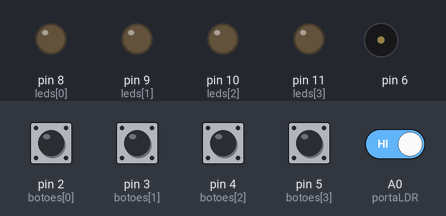
This sketch was run on a simulated Arduino Uno, built with avr-gcc and run on an emulated ATmega328P. Shown: output pins drawn as LEDs (lit = HIGH), buzzer (waves = sounding). Dashed ring = blinking. The inputs (shaded band) are chosen by the test bench; at power-on: A0 (portaLDR) HIGH, pin 2 (botoes[0]), pin 3 (botoes[1]), pin 4 (botoes[2]), pin 5 (botoes[3]) LOW. Random numbers use the default seed unless the sketch sets one; pins used as bus, display or sensor lines are not drawn.

Above: at 1.2 s.
1.3 s: A0 (portaLDR) driven LOW
At 1.45 s:
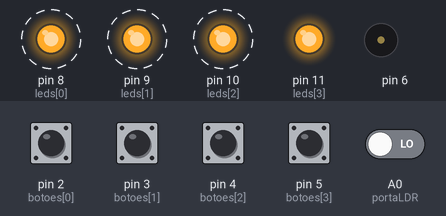
4.3 s: pin 5 (botoes[3]) pulled HIGH for 0.15 s
At 6.0 s:
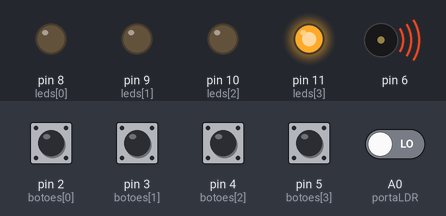
7.4 s: pin 2 (botoes[0]) pulled HIGH for 0.15 s
At 7.55 s:
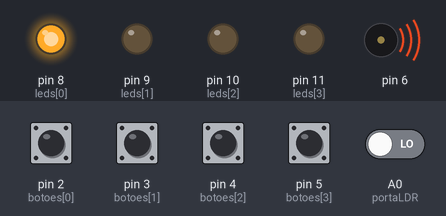
12.2 s: A0 (portaLDR) driven HIGH
Timing chart, 0 to 14.7 s (numbered marks = the images above; inputs shaded):
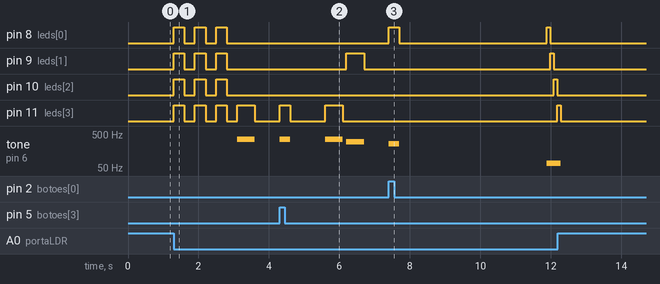

Measured:
- after the input at 1.3 s, pin 8 (leds[0]), pin 9 (leds[1]), pin 10 (leds[2]): alternates HIGH for 0.30 s and LOW for 0.30 s, 6 changes in all, then stays LOW, starting at once; pin 11 (leds[3]): goes 3 × (HIGH 0.30 s, LOW 0.30 s), HIGH 0.50 s, then LOW, starting at once; tone on pin 6: silent → 349 Hz after 1.8 s, → silent 0.50 s later
- after the input at 4.3 s, pin 9 (leds[1]): LOW → HIGH after 1.9 s, → LOW 0.50 s later; pin 11 (leds[3]): LOW → HIGH at once, → LOW 0.30 s later, → HIGH 1.0 s later, → LOW 0.50 s later; tone on pin 6: plays 349 Hz for 0.30 s, 349 Hz for 0.50 s, 294 Hz for 0.50 s, starting at once
- after the input at 7.4 s, pin 8 (leds[0]): LOW → HIGH at once, → LOW 0.30 s later, → HIGH 4.2 s later, → LOW 0.10 s later; pin 9 (leds[1]): LOW → HIGH after 4.6 s, → LOW 0.10 s later

The sketch:

genius.ino
```cpp
//Notas
#define c 261
#define d 294
#define e 329
#define f 349
#define g 391
#define gS 415
#define a 440
#define aS 455
#define b 466
#define cH 523
#define cSH 554
#define dH 587
#define dSH 622
#define eH 659
#define fH 698
#define fSH 740
#define gH 784
#define gSH 830
#define aH 880

//Portas
int sequencia[32] = {};
int leds[4] = { 8, 9, 10, 11 };
int botoes[4] = { 2, 3, 4, 5 };
int portaLDR = A0;

//Variáveis
int tons[4] = {262, 294, 330, 349};
int rodada = 0;
int passo = 0;
int botao_pressionado = 0;
bool game_over = false;
int sensorValue = 0;
bool playMarch = true;
int ldr;
int ativarMarcha;
bool ledBlink = true;

void setup() {
  //leds
  pinMode(8, OUTPUT);
  pinMode(9, OUTPUT);
  pinMode(10, OUTPUT);
  pinMode(11, OUTPUT);
  //buzeer
  pinMode(6, OUTPUT);
  //botões
  pinMode(2, INPUT);
  pinMode(3, INPUT);
  pinMode(4, INPUT);
  pinMode(5, INPUT);
  Serial.begin(9600);
}

void loop() {
  verificarLDR();
  if(ldr == 0  || sensorValue >= 1) {//O sensorValue comea como zero, mas se o LDR receber valor zero, ele somará mais um no sensorValeu, para iniciar o game
    beginBlink();
    ledBlink = false;
    sensorValue++;
    proximaRodada();
    reproduzirSequencia();
    aguardarJogador();
    if (game_over == true) {
      sequencia[32] = {};
      rodada = 0;
      passo = 0;
      game_over = false;
    }
    delay(1000);
  }
}

//Faz o sorteio de um led(entre 4), a posição da sequência vai receber o valor e passar uma rodada quando for concluído
void proximaRodada() {
  int sorteio = random(4);
  sequencia[rodada] = sorteio;
  rodada = rodada + 1;
  ativarMarcha = 0;
}

//Mostra o led e o tom da rodada atual, até o fim do loop
void reproduzirSequencia() {
  for (int i = 0; i < rodada; i++) {
    tone(6, tons[sequencia[i]]);
    digitalWrite(leds[sequencia[i]], HIGH);
    delay(500);
    noTone(6);
    digitalWrite(leds[sequencia[i]], LOW);
    delay(100);
  }
}

void aguardarJogador() {
  for (int i = 0; i < rodada; i++) {//Durante a rodada, executará tudo abaixo
    bool jogada_efetuada = false;
    while (!jogada_efetuada) { //Enquanto a jogada efetuada for false, ele permanecerá rodando o código dentro desse loop
      for (int i = 0; i <= 3; i++ ) { // Se mantém verificando os botões
        if (digitalRead(botoes[i]) == HIGH) { //Se um botão for pressionado, executará o código abaixo
          botao_pressionado = i;
          tone(6, tons[i]);
          digitalWrite(leds[i], HIGH);
          delay(300);
          digitalWrite(leds[i], LOW);
          noTone(6);
          jogada_efetuada = true;// Para sair do loop
        }
      }
    }
    if (sequencia[passo] != botao_pressionado) { //Se a luz correspondente da sequência for diferente do botão que foi pressionado
      if(ativarMarcha == 0) {
        marcha();
        ledBlink = true;
        }
      for (int i = 0; i <= 3; i++) {
        tone(6, 70);
        digitalWrite(leds[i], HIGH);
        delay(100);
        digitalWrite(leds[i], LOW);
        noTone(6);
        sensorValue = 0;
      }
      game_over = true;

      break;

    }
    passo = passo + 1;

  }
  passo = 0;
}


void beep (unsigned char speakerPin, int frequencyInHertz, long timeInMilliseconds)
{
    int x;
    long delayAmount = (long)(1000000/frequencyInHertz);
    long loopTime = (long)((timeInMilliseconds*1000)/(delayAmount*2));
    for (x=0;x<loopTime;x++)
    {
        digitalWrite(6,HIGH);
        delayMicroseconds(delayAmount);
        digitalWrite(6,LOW);
        delayMicroseconds(delayAmount);
    }
    delay(20);
}

void marcha()
{   ativarMarcha++;
    verificarLDR();
    beep(6, a, 500);
    verificarLDR();
    beep(6, a, 500);
    verificarLDR();
    beep(6, a, 500);
    verificarLDR();
    beep(6, f, 350);
    verificarLDR();
    beep(6, cH, 150);
    verificarLDR();

    beep(6, a, 500);
    verificarLDR();
    beep(6, f, 350);
    verificarLDR();
    beep(6, cH, 150);
    verificarLDR();
    beep(6, a, 1000);
    verificarLDR();
}
void verificarLDR(){ //Adicionar valor de leitura digital na variável
  ldr = digitalRead(portaLDR);
  //Serial.println(ldr);
}

void beginBlink(){ // As piscadas antes do game começar
  if(ledBlink)
  for(int i =0; i < 3; i++){
   digitalWrite(8, HIGH);
   digitalWrite(9, HIGH);
   digitalWrite(10, HIGH);
   digitalWrite(11, HIGH);
   delay(300);
    digitalWrite(8, LOW);
   digitalWrite(9, LOW);
   digitalWrite(10, LOW);
   digitalWrite(11, LOW);
   delay(300);
  }

}
```
